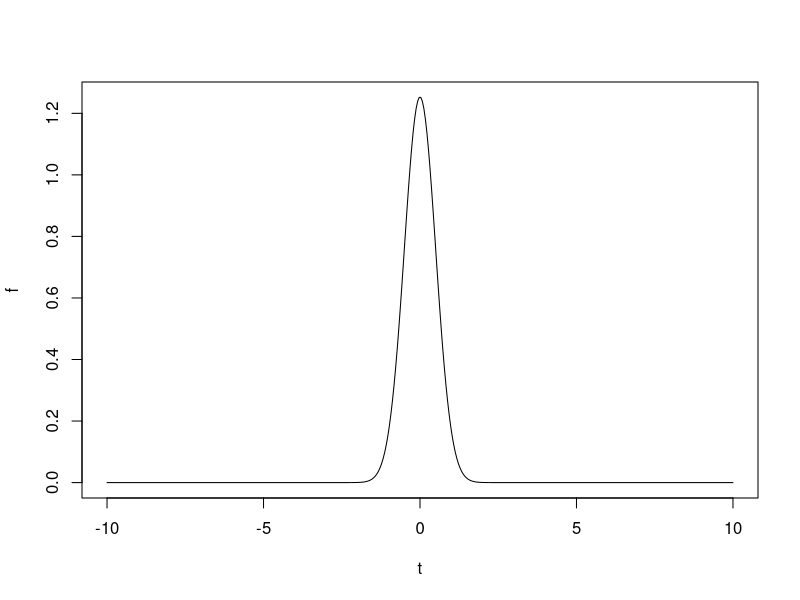
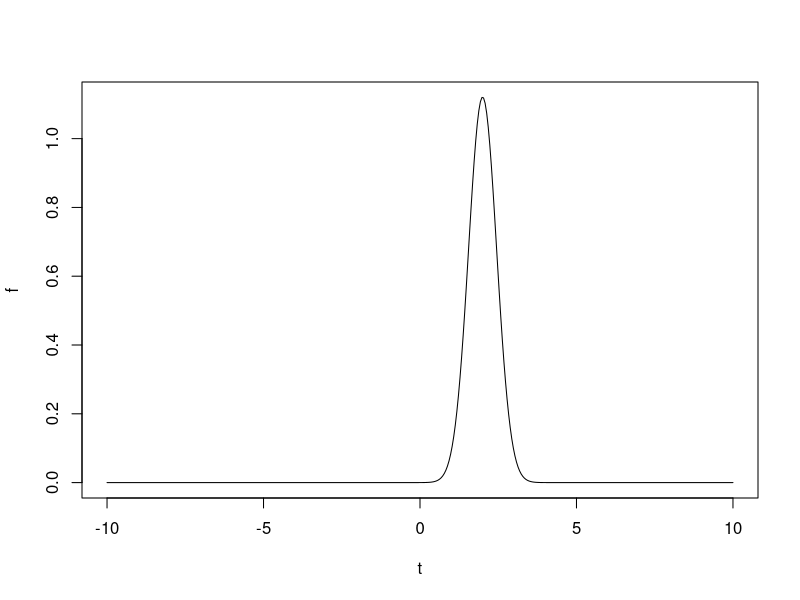
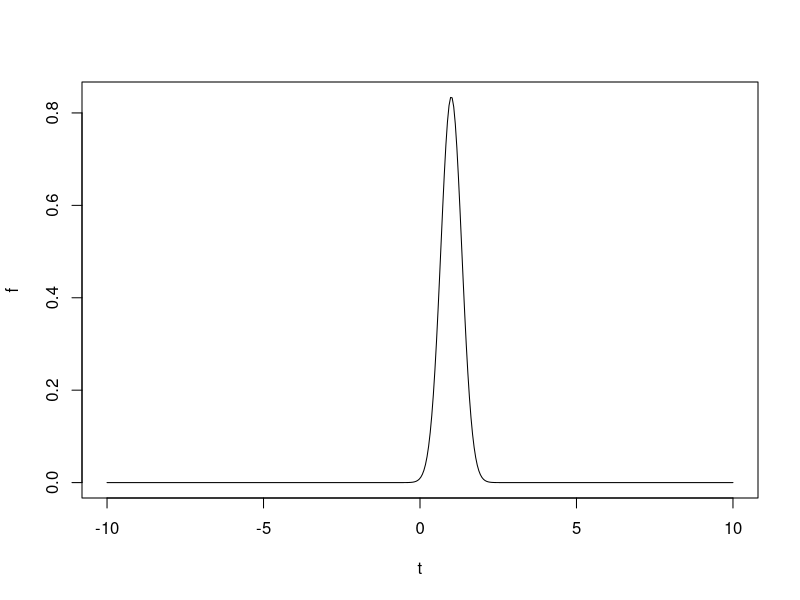

Write R code to recreate these figures, in order.
graphic_density=function(m,d)
{
  t=seq(-10,10,length=400)
  f=1/sqrt(d)*sqrt(2*pi)*exp(-(t-m)^2/2*d)
  plot(t,f,type="l",lwd=1)
}
graphic_density(0,4)
graphic_density(2,5)
graphic_density(1,9)